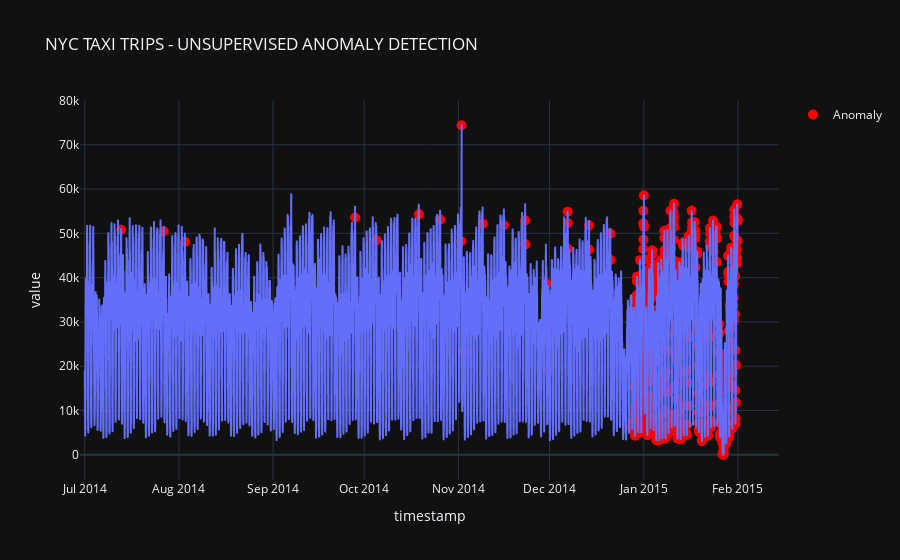

The notebook cell saved with this chart:
### Code cell
import plotly.graph_objects as go

# plot value on y-axis and date on x-axis**
fig = px.line(iforest_results, x=iforest_results.index, y="value", title='NYC TAXI TRIPS - UNSUPERVISED ANOMALY DETECTION', template = 'plotly_dark')

# create list of outlier_dates**
outlier_dates = iforest_results[iforest_results['Anomaly'] == 1].index

# obtain y value of anomalies to plot**
y_values = [iforest_results.loc[i]['value'] for i in outlier_dates]

fig.add_trace(go.Scatter(x=outlier_dates, y=y_values, mode = 'markers', 
                name = 'Anomaly', 
                marker=dict(color='red',size=10)))
        
fig.show()

### Figure 1 — Plotly figure (JSON) as saved in the notebook; plotly's stock layout.template omitted (floating-point values rounded to 4 significant figures; data arrays with more than 128 entries replaced by an {"elided": "..."} marker saying what was removed)
{"data": [{"hovertemplate": "timestamp=%{x}<br>value=%{y}<extra></extra>", "legendgroup": "", "line": {"color": "#636efa", "dash": "solid"}, "marker": {"symbol": "circle"}, "mode": "lines", "name": "", "showlegend": false, "type": "scattergl", "x": {"elided": "5160 str values"}, "xaxis": "x", "y": {"elided": "5160 int values"}, "yaxis": "y"}, {"marker": {"color": "red", "size": 10}, "mode": "markers", "name": "Anomaly", "type": "scatter", "x": {"elided": "516 str values"}, "y": {"elided": "516 int values"}}], "layout": {"legend": {"tracegroupgap": 0}, "title": {"text": "NYC TAXI TRIPS - UNSUPERVISED ANOMALY DETECTION"}, "xaxis": {"anchor": "y", "domain": [0, 1], "title": {"text": "timestamp"}}, "yaxis": {"anchor": "x", "domain": [0, 1], "title": {"text": "value"}}}}
